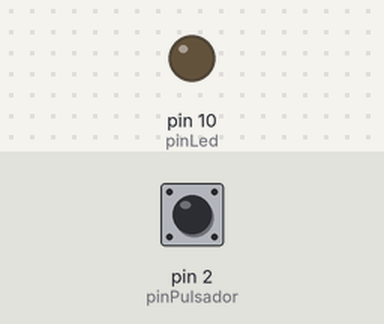
Simulated run of this sketch. Board: Arduino Uno, built with avr-gcc and run on an emulated ATmega328P. On the bench: output pins drawn as LEDs (lit = HIGH). The test bench sets the inputs (shaded band); at power-on: pin 2 (pinPulsador) LOW.

Above: at 1.2 s.
1.3 s: pin 2 (pinPulsador) pulled HIGH for 0.15 s
At 2.3 s:
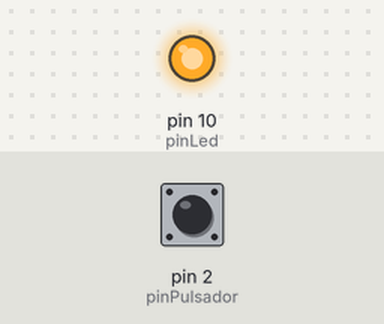
2.9 s: pin 2 (pinPulsador) pulled HIGH for 1 s
At 3.3 s:
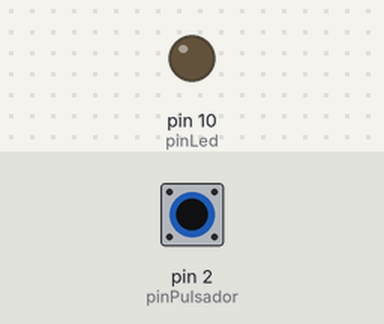
5.4 s: pin 2 (pinPulsador) pulled HIGH for 3.2 s
At 6.7 s:
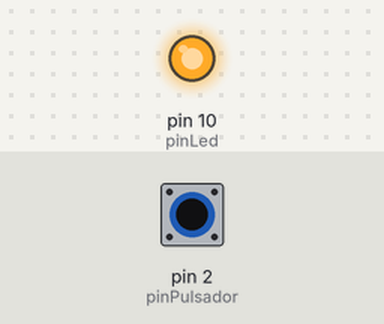
Timing chart, 0 to 8.4 s (numbered marks = the images above; inputs shaded):
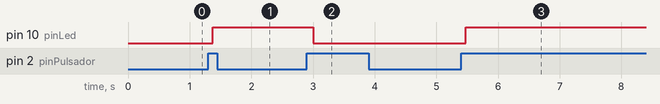

Measured:
- after the input at 1.3 s, pin 10 (pinLed): LOW → HIGH after 0.08 s
- after the input at 2.9 s, pin 10 (pinLed): HIGH → LOW after 0.10 s
- after the input at 5.4 s, pin 10 (pinLed): LOW → HIGH after 0.08 s

The sketch:

ejercicio5.ino
```cpp
/*
 *  Bienvenidos a Sys On Chip
 * ==============================
 * Ejercicio No.5
 * En este programa vamos a modificar el comportamiento del programa
 * que se ha realizado en el ejercicio No. 4. El interruptor
 * pulsador es conectado a través del pin 2. Mientras que el led
 * es conectado al pin 10. Cada vez que sea oprimido el pulsador,
 * el led cambiara de estado, ya sea de apagado a encendido o, de
 * encendido a apagado.
*/

//Declaramos una constante para el pulsador
const int pinPulsador=2;
//Declaramos una constante para el led
const int pinLed = 10;

//Declaramos la variable "estado" para guardar el estado del pulsador
int estado = LOW;

// Declaramos las variables "estadoAnterior" y "estadoPresente" para guardar el estado presente y el estado anterior del pulsador
int estadoPresente = LOW;
int estadoAnterior = LOW;

void setup() {
  // Configura el PIN 3 como entrada
  pinMode(pinPulsador, INPUT);

  // Configura el PIN 2 como salida
  pinMode(pinLed, OUTPUT);
}

void loop() {
  /* realiza una lectura en el pin de entrada donde esta conectado el pulsador. El nivel logico obtenido se guarda en la variable estado*/
  estado = digitalRead(pinPulsador);
  delay(50);

  // Si se activa el pulsador y el estado anterior es bajo, la variable "estadoPresente" cambia de estado
  if ((estado == HIGH) && (estadoAnterior == LOW)){
    estadoPresente = 1 - estadoPresente;
    delay(25);
  }

  //El estado anterior se actualiza al estado del pulsador
  estadoAnterior = estado;

  //El led se enciende o se apaga segun la variable "estadoPresente", un estado alto enciende el led y un estado bajo lo apaga
  if (estadoPresente == HIGH)
    digitalWrite(pinLed,HIGH);
  else
    digitalWrite(pinLed,LOW);
}
```
